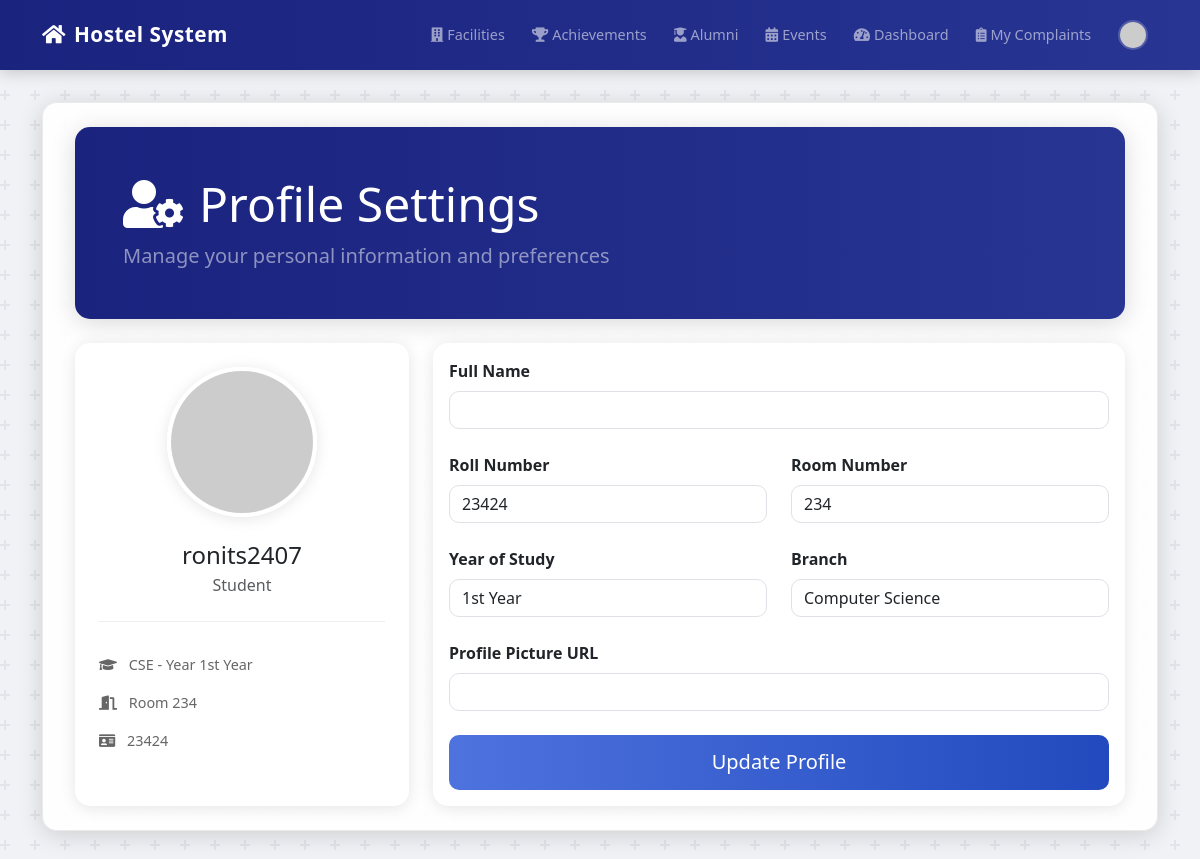
The app's page /profile/settings (signed in), older data.
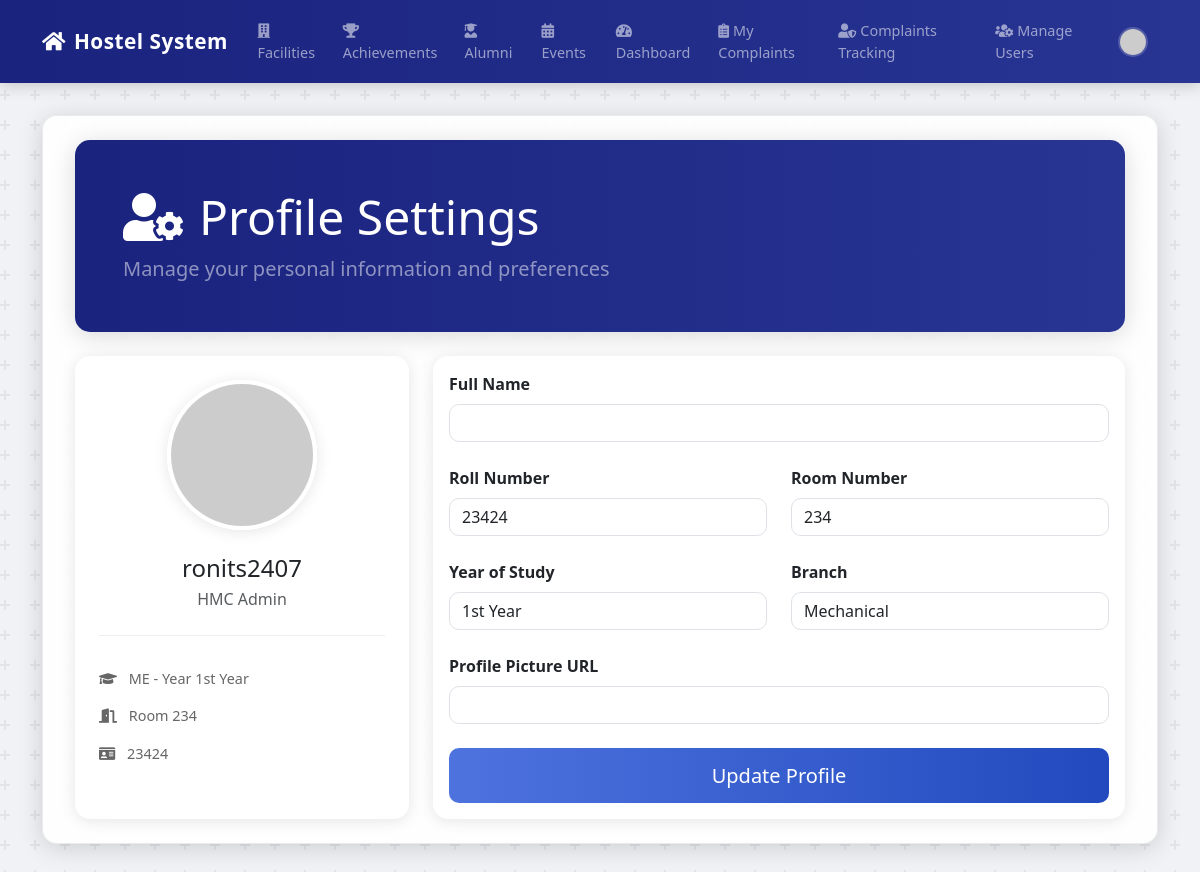
The same page, newer data.
### app.py (models this page shows)
class User(UserMixin, db.Model):
    id = db.Column(db.Integer, primary_key=True)
    username = db.Column(db.String(80), unique=True, nullable=False)
    email = db.Column(db.String(120), unique=True, nullable=False)
    password_hash = db.Column(db.String(128), nullable=False)
    role = db.Column(db.String(50), nullable=False, default='Student')
    name = db.Column(db.Text)
    roll_number = db.Column(db.Text)
    room_number = db.Column(db.Text)
    studying_year = db.Column(db.Text)  # Changed from Numeric to Text
    Branch = db.Column(db.Text)
    profile_pic_url = db.Column(db.Text)

### app.py (the view, shortened to what this page needs)
@app.route('/profile/settings', methods=['GET', 'POST'])
@login_required
def profile_settings():
    form = ProfileForm(obj=current_user)
    return render_template('profile_settings.html', title='Profile Settings', form=form)

### app.py
class ProfileForm(FlaskForm):
    name = StringField('Full Name', validators=[DataRequired()])
    roll_number = StringField('Roll Number', validators=[DataRequired()])
    room_number = StringField('Room Number', validators=[DataRequired()])
    studying_year = SelectField('Year of Study', choices=[
        ('1st Year', '1st Year'),
        ('2nd Year', '2nd Year'),
        ('3rd Year', '3rd Year'),
        ('4th Year', '4th Year'),
        ('Ph.D', 'Ph.D'),
        ('M.Tech', 'M.Tech')
    ], validators=[DataRequired()])
    Branch = SelectField('Branch', choices=[
        ('CSE', 'Computer Science'),
        ('ECE', 'Electronics'),
        ('ME', 'Mechanical'),
        ('CE', 'Civil')
    ], validators=[DataRequired()])
    profile_pic_url = StringField('Profile Picture URL')
    submit = SubmitField('Update Profile')

### app.py (called while the page is built)
@login_manager.user_loader
def load_user(user_id):
    return User.query.get(int(user_id))

### templates/profile_settings.html (shortened to what the changed rows need)
{% extends "base.html" %}
{% block content %}
<div class="container-md py-4">
    <div class="dashboard-header mb-4">
        <div class="row align-items-center">
            <div class="col-lg-8">
                <h1 class="display-5 text-white mb-2">
                    <i class="fas fa-user-cog me-3"></i>Profile Settings
                </h1>
            </div>
        </div>
    </div>
    <div class="row g-4">
        <div class="col-lg-4">
            <div class="card profile-card h-100">
                <div class="card-body text-center p-4">
                    <div class="profile-pic-wrapper mb-4">
                        {% if current_user.profile_pic_url %}
                            <img src="{{ current_user.profile_pic_url }}"
                                 class="rounded-circle profile-image"
                                 alt="Profile Picture"
                                 onerror="this.src='https://ui-avatars.com/api/?name={{ current_user.name|default(current_user.username, true) }}&background=random&color=fff&size=200'">
                        {% else %}
                            <img src="https://ui-avatars.com/api/?name={{ current_user.name|default(current_user.username, true) }}&background=random&color=fff&size=200"
                                 class="rounded-circle profile-image"
                                 alt="Profile Picture">
                        {% endif %}
                    </div>
                    <h4 class="mb-1">{{ current_user.name or current_user.username }}</h4>
                    <p class="text-muted mb-3">{{ current_user.role }}</p>
                    <div class="user-info">
                        <div class="info-item">
                            <i class="fas fa-graduation-cap me-2"></i>
                            {{ current_user.Branch }} - Year {{ current_user.studying_year }}
                        </div>
                        <div class="info-item">
                            <i class="fas fa-door-open me-2"></i>
                            Room {{ current_user.room_number }}
                        </div>
                        <div class="info-item">
                            <i class="fas fa-id-card me-2"></i>
                            {{ current_user.roll_number }}
                        </div>
                    </div>
                </div>
            </div>
        </div>
        <div class="col-lg-8">
            <div class="card">
                <div class="card-body">
                    <form method="POST" action="">
                        <div class="mb-4">
                            {{ form.name.label(class="form-label fw-bold") }}
                            {{ form.name(class="form-control") }}
                        </div>
                        <div class="row mb-4">
                            <div class="col-md-6">
                                {{ form.roll_number.label(class="form-label fw-bold") }}
                                {{ form.roll_number(class="form-control") }}
                            </div>
                            <div class="col-md-6">
                                {{ form.room_number.label(class="form-label fw-bold") }}
                                {{ form.room_number(class="form-control") }}
                            </div>
                        </div>
                        <div class="row mb-4">
                            <div class="col-md-6">
                                {{ form.studying_year.label(class="form-label fw-bold") }}
                                {{ form.studying_year(class="form-control") }}
                            </div>
                            <div class="col-md-6">
                                {{ form.Branch.label(class="form-label fw-bold") }}
                                {{ form.Branch(class="form-control") }}
                            </div>
                        </div>
                        <div class="mb-4">
                            {{ form.profile_pic_url.label(class="form-label fw-bold") }}
                            {{ form.profile_pic_url(class="form-control") }}
                        </div>
                    </form>
                </div>
            </div>
        </div>
    </div>
</div>
{% endblock %}

Row changes from the older to the newer data that the page shows:
changed User "ronits2407": role "Student" → "HMC Admin"; Branch "CSE" → "ME"; Branch "Computer Science" → "Mechanical"
Text that changed along with them:
text now shown: "Complaints Tracking Manage Users"
